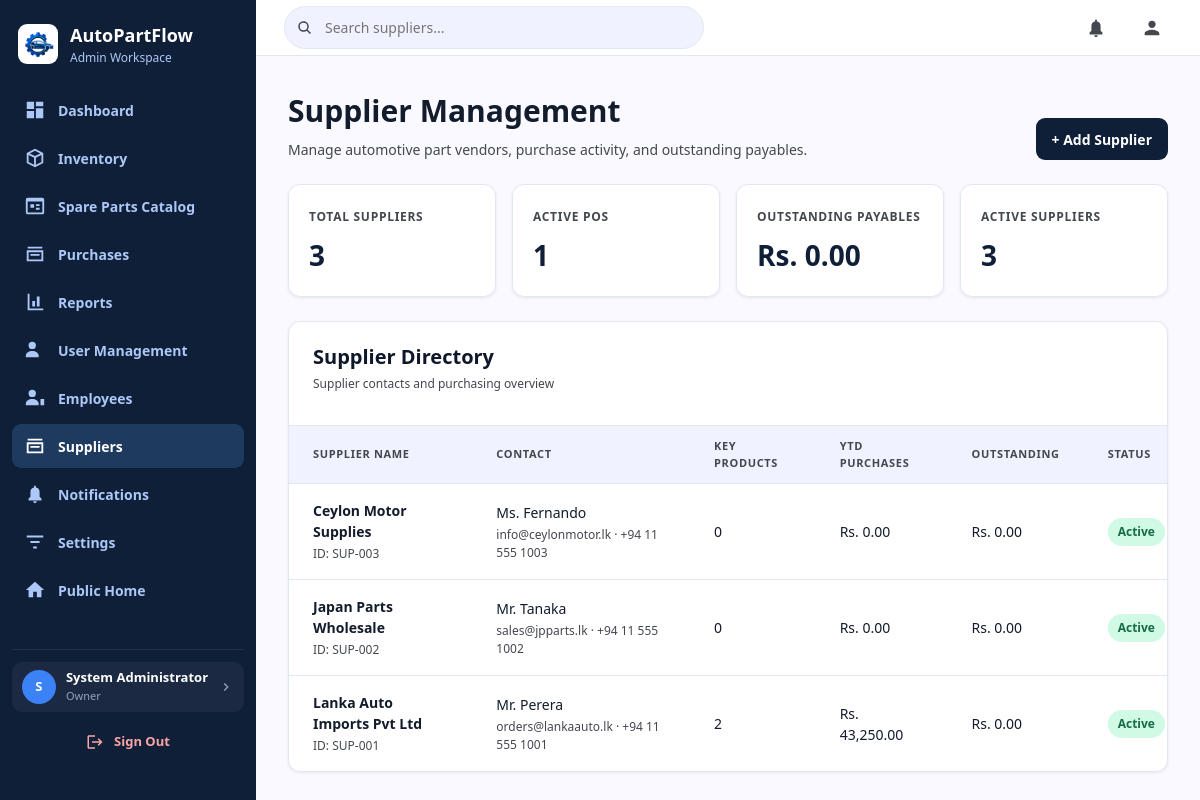
The app's page /admin/suppliers (signed in) with its own data.
### tables this page shows
CREATE TABLE suppliers (
    id                  INT UNSIGNED AUTO_INCREMENT PRIMARY KEY,
    supplier_code       VARCHAR(20)  NOT NULL UNIQUE,
    company_name        VARCHAR(150) NOT NULL,
    contact_person      VARCHAR(150) DEFAULT NULL,
    phone               VARCHAR(20)  NOT NULL,
    email               VARCHAR(150) DEFAULT NULL,
    address             TEXT         DEFAULT NULL,
    city                VARCHAR(100) DEFAULT NULL,
    payment_terms       VARCHAR(100) DEFAULT NULL,
    outstanding_balance DECIMAL(14,2) NOT NULL DEFAULT 0.00,
    is_active           TINYINT(1)   NOT NULL DEFAULT 1,
    notes               TEXT         DEFAULT NULL,
    deleted_at          DATETIME     DEFAULT NULL,
    created_at          TIMESTAMP    DEFAULT CURRENT_TIMESTAMP,
    updated_at          TIMESTAMP    DEFAULT CURRENT_TIMESTAMP ON UPDATE CURRENT_TIMESTAMP
);

### app/Views/admin/suppliers.php (the view, shortened to what the rows shown need)
<!DOCTYPE html>
<html lang="en">
<head>
<link rel="stylesheet" href="<?= asset('css/shared.css') ?>">
<link rel="stylesheet" href="<?= asset('css/admin.css') ?>">
</head>
<body>
<?php require APP_PATH . '/Views/admin/partials/sidebar.php'; ?>
<div class="supplier-main">
    <header class="supplier-topbar">
        <div class="supplier-search-wrap">
            <svg class="nav-icon" viewBox="0 0 24 24" aria-hidden="true"><path d="m20 18.6-4.4-4.4a7 7 0 1 0-1.4 1.4l4.4 4.4 1.4-1.4ZM5 10a5 5 0 1 1 10 0 5 5 0 0 1-10 0Z"/></svg>
            <input class="supplier-search" id="supplier-search" type="search" placeholder="Search suppliers..." autocomplete="off">
        </div>
        <a class="supplier-topbar__action" href="<?= url('admin/notifications') ?>" aria-label="Notifications">
            <svg class="nav-icon" viewBox="0 0 24 24" aria-hidden="true"><path d="M12 22a2 2 0 0 0 2-2h-4a2 2 0 0 0 2 2Zm7-5-2-2v-5a5 5 0 0 0-4-5V3h-2v2a5 5 0 0 0-4 5v5l-2 2v2h14v-2Z"/></svg>
        </a>
        <a class="supplier-topbar__action" href="<?= url('profile') ?>" title="Edit Profile — <?= e($_SESSION['full_name'] ?? 'Admin') ?>" aria-label="Edit Profile">
            <svg class="nav-icon" viewBox="0 0 24 24" aria-hidden="true"><path d="M12 12c2.21 0 4-1.79 4-4s-1.79-4-4-4-4 1.79-4 4 1.79 4 4 4zm0 2c-2.67 0-8 1.34-8 4v2h16v-2c0-2.66-5.33-4-8-4z"/></svg>
        </a>
    </header>
    <main class="supplier-content">
        <section class="supplier-page-head">
            <div>
                <h1>Supplier Management</h1>
                <p>Manage automotive part vendors, purchase activity, and outstanding payables.</p>
            </div>
            <button class="supplier-button" type="button" id="open-supplier-modal">+ Add Supplier</button>
        </section>
        <section class="supplier-stats" aria-label="Supplier summary">
            <article class="supplier-stat"><span class="supplier-stat__label">Total Suppliers</span><strong class="supplier-stat__value" id="supplier-total"><?= (int) ($summary['totalSuppliers'] ?? 0) ?></strong></article>
            <article class="supplier-stat"><span class="supplier-stat__label">Active POs</span><strong class="supplier-stat__value" id="supplier-orders"><?= (int) ($summary['activePurchaseOrders'] ?? 0) ?></strong></article>
            <article class="supplier-stat"><span class="supplier-stat__label">Outstanding Payables</span><strong class="supplier-stat__value" id="supplier-payables">Rs. <?= number_format((float) ($summary['outstandingPayables'] ?? 0), 2) ?></strong></article>
            <article class="supplier-stat"><span class="supplier-stat__label">Active Suppliers</span><strong class="supplier-stat__value" id="supplier-active"><?= (int) ($summary['activeSuppliers'] ?? 0) ?></strong></article>
        </section>
        <section class="supplier-directory">
            <div class="supplier-directory__head"><div><h2>Supplier Directory</h2><p class="supplier-meta">Supplier contacts and purchasing overview</p></div></div>
            <div class="supplier-table-wrap">
                <table class="supplier-table">
                    <thead><tr><th>Supplier Name</th><th>Contact</th><th>Key Products</th><th>YTD Purchases</th><th>Outstanding</th><th>Status</th></tr></thead>
                    <tbody id="supplier-table-body">
                    <?php foreach ($rows as $supplier): ?>
                        <tr data-supplier-row data-search="<?= e(strtolower($supplier['company_name'] . ' ' . $supplier['supplier_code'] . ' ' . ($supplier['email'] ?? ''))) ?>">
                            <td><div class="supplier-name"><?= e($supplier['company_name']) ?></div><div class="supplier-meta">ID: <?= e($supplier['supplier_code']) ?></div></td>
                            <td><div><?= e($supplier['contact_person'] ?: 'No contact assigned') ?></div><div class="supplier-meta"><?= e($supplier['email']) ?> · <?= e($supplier['phone']) ?></div></td>
                            <td><?= (int) $supplier['key_products'] ?></td>
                            <td>Rs. <?= number_format((float) $supplier['ytd_purchases'], 2) ?></td>
                            <td>Rs. <?= number_format((float) $supplier['outstanding_balance'], 2) ?></td>
                            <td><span class="supplier-badge <?= (int) $supplier['is_active'] ? '' : 'supplier-badge--inactive' ?>"><?= (int) $supplier['is_active'] ? 'Active' : 'Inactive' ?></span></td>
                        </tr>
                    <?php endforeach; ?>
                    </tbody>
                </table>
            </div>
        </section>
    </main>
</div>
</body>
</html>

### app/Core/Router.php (shortened to what the rows shown need)
<?php
class Router
{
    private array $routes = [];
    private function addRoute(string $method, string $path, string $handler): void
    {
        $this->routes[] = [
            'method'  => $method,
            'path'    => $this->normalizePath($path),
            'handler' => $handler,
        ];
    }
    public function dispatch(string $uri, string $method): void
    {
        $uri = $this->normalizePath(parse_url($uri, PHP_URL_PATH) ?: '/');
        foreach ($this->routes as $route) {
            if ($route['method'] !== strtoupper($method)) {
                continue;
            }
            $params = $this->matchRoute($route['path'], $uri);
            if ($params !== false) {
                $this->callHandler($route['handler'], $params);
                return;
            }
        }
    }
    private function matchRoute(string $routePath, string $uri): array|false
    {
        $routeParts = explode('/', trim($routePath, '/'));
        $uriParts   = explode('/', trim($uri, '/'));
        if (count($routeParts) !== count($uriParts)) {
            return false;
        }
        $params = [];
        foreach ($routeParts as $index => $part) {
            if ($part !== $uriParts[$index]) {
                return false;
            }
        }
        return $params;
    }
    private function callHandler(string $handler, array $params): void
    {
        [$controllerName, $method] = explode('@', $handler);
        $controller = new $controllerClass();
        call_user_func_array([$controller, $method], $params);
    }
    private function normalizePath(string $path): string
    {
        $path = '/' . trim($path, '/');
        return $path === '/' ? '/' : rtrim($path, '/');
    }
}

### records on screen
suppliers: id "3", is_active "1", company_name "Ceylon Motor Supplies", supplier_code "SUP-003", contact_person "Ms. Fernando", email "info@ceylonmotor.lk", phone "+94 11 555 1003", key_products "0", ytd_purchases "0.00", outstanding_balance "0.00", shows "Active"
suppliers: company_name "Japan Parts Wholesale", supplier_code "SUP-002", contact_person "Mr. Tanaka", email "sales@jpparts.lk", phone "+94 11 555 1002", key_products "0", ytd_purchases "0.00", outstanding_balance "0.00", is_active "Active"
suppliers: company_name "Lanka Auto Imports Pvt Ltd", supplier_code "SUP-001", contact_person "Mr. Perera", email "orders@lankaauto.lk", phone "+94 11 555 1001", key_products "2", ytd_purchases "43,250.00", outstanding_balance "0.00", is_active "Active"

### other values on screen
$summary['outstandingPayables'] "0.00"
